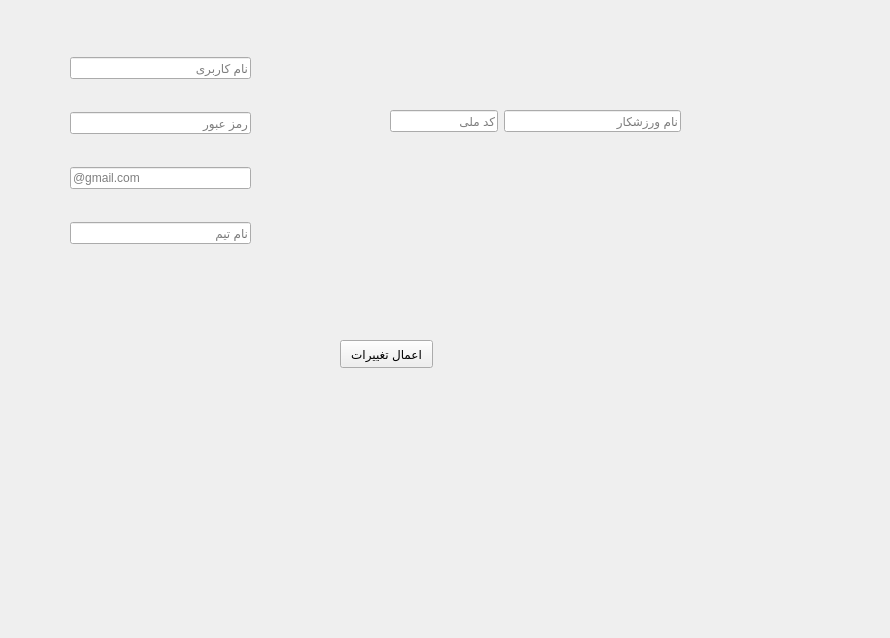
<?xml version="1.0" encoding="UTF-8"?>
<ui version="4.0">
 <class>edit_wresteling_participant</class>
 <widget class="QWidget" name="edit_wresteling_participant">
  <property name="geometry">
   <rect>
    <x>0</x>
    <y>0</y>
    <width>890</width>
    <height>638</height>
   </rect>
  </property>
  <property name="windowTitle">
   <string>Form</string>
  </property>
  <widget class="QPushButton" name="edit">
   <property name="geometry">
    <rect>
     <x>340</x>
     <y>340</y>
     <width>93</width>
     <height>28</height>
    </rect>
   </property>
   <property name="text">
    <string>اعمال تغییرات</string>
   </property>
  </widget>
  <widget class="QWidget" name="gridLayoutWidget">
   <property name="geometry">
    <rect>
     <x>70</x>
     <y>30</y>
     <width>181</width>
     <height>241</height>
    </rect>
   </property>
   <layout class="QGridLayout" name="gridLayout_2">
    <item row="0" column="0">
     <widget class="QLineEdit" name="usename">
      <property name="placeholderText">
       <string>نام کاربری </string>
      </property>
     </widget>
    </item>
    <item row="1" column="0">
     <widget class="QLineEdit" name="pass">
      <property name="placeholderText">
       <string>رمز عبور</string>
      </property>
     </widget>
    </item>
    <item row="2" column="0">
     <widget class="QLineEdit" name="email">
      <property name="placeholderText">
       <string>@gmail.com</string>
      </property>
     </widget>
    </item>
    <item row="3" column="0">
     <widget class="QLineEdit" name="team_name">
      <property name="placeholderText">
       <string>نام تیم</string>
      </property>
     </widget>
    </item>
   </layout>
  </widget>
  <widget class="QWidget" name="formLayoutWidget_7">
   <property name="geometry">
    <rect>
     <x>390</x>
     <y>110</y>
     <width>291</width>
     <height>71</height>
    </rect>
   </property>
   <layout class="QFormLayout" name="formLayout_8">
    <property name="sizeConstraint">
     <enum>QLayout::SetDefaultConstraint</enum>
    </property>
    <property name="fieldGrowthPolicy">
     <enum>QFormLayout::AllNonFixedFieldsGrow</enum>
    </property>
    <property name="rowWrapPolicy">
     <enum>QFormLayout::DontWrapRows</enum>
    </property>
    <item row="0" column="0">
     <widget class="QLineEdit" name="code_meli_2">
      <property name="text">
       <string/>
      </property>
      <property name="placeholderText">
       <string>کد ملی</string>
      </property>
     </widget>
    </item>
    <item row="0" column="1">
     <widget class="QLineEdit" name="name_2">
      <property name="placeholderText">
       <string>نام ورزشکار</string>
      </property>
     </widget>
    </item>
   </layout>
  </widget>
 </widget>
 <resources/>
 <connections/>
</ui>
